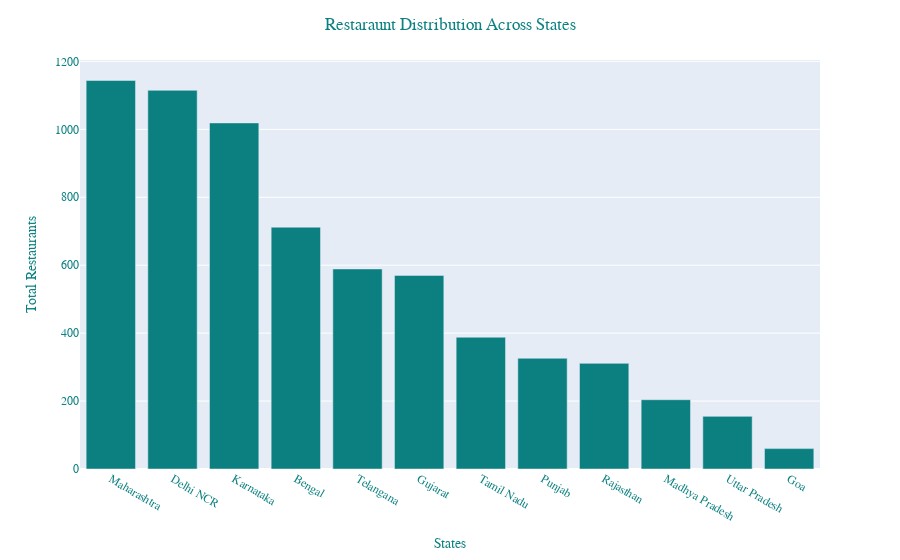

Notebook code cell kept with this figure:
### Code cell
fig = px.bar(x = restnt_state.index, y=restnt_state)
fig.update_traces(marker_color ='rgb(12, 128, 128)', opacity=1)
fig.update_layout(xaxis_title = 'States', yaxis_title = 'Total Restaurants', 
                  title_text='Restaraunt Distribution Across States', 
                  title_x=0.5,
                  font=dict(
                      family="Courier New, monospace",
                      size=12,
                      color='rgb(12, 128, 128)'
                  )
                  )
fig.show()

### Figure 1 — Plotly figure (JSON) as saved in the notebook; plotly's stock layout.template omitted (floating-point values rounded to 4 significant figures)
{"data": [{"alignmentgroup": "True", "hovertemplate": "x=%{x}<br>y=%{y}<extra></extra>", "legendgroup": "", "marker": {"color": "rgb(12, 128, 128)", "pattern": {"shape": ""}}, "name": "", "offsetgroup": "", "opacity": 1, "orientation": "v", "showlegend": false, "textposition": "auto", "type": "bar", "x": ["Maharashtra", "Delhi NCR", "Karnataka", "Bengal", "Telangana", "Gujarat", "Tamil Nadu", "Punjab", "Rajasthan", "Madhya Pradesh", "Uttar Pradesh", "Goa"], "xaxis": "x", "y": [1144, 1115, 1019, 712, 589, 570, 388, 326, 311, 204, 155, 60], "yaxis": "y"}], "layout": {"barmode": "relative", "font": {"color": "rgb(12, 128, 128)", "family": "Courier New, monospace", "size": 12}, "legend": {"tracegroupgap": 0}, "margin": {"t": 60}, "title": {"text": "Restaraunt Distribution Across States", "x": 0.5}, "xaxis": {"anchor": "y", "domain": [0, 1], "title": {"text": "States"}}, "yaxis": {"anchor": "x", "domain": [0, 1], "title": {"text": "Total Restaurants"}}}}
